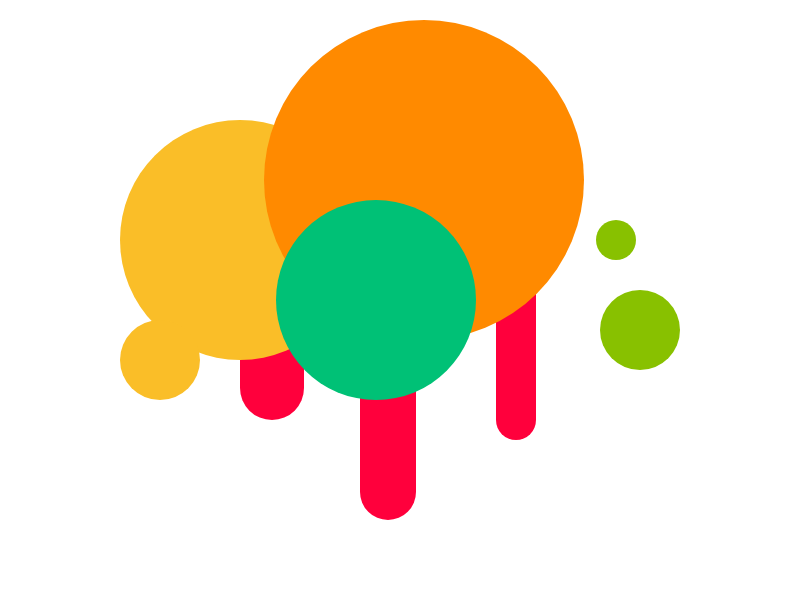
Frame 1 (no input)
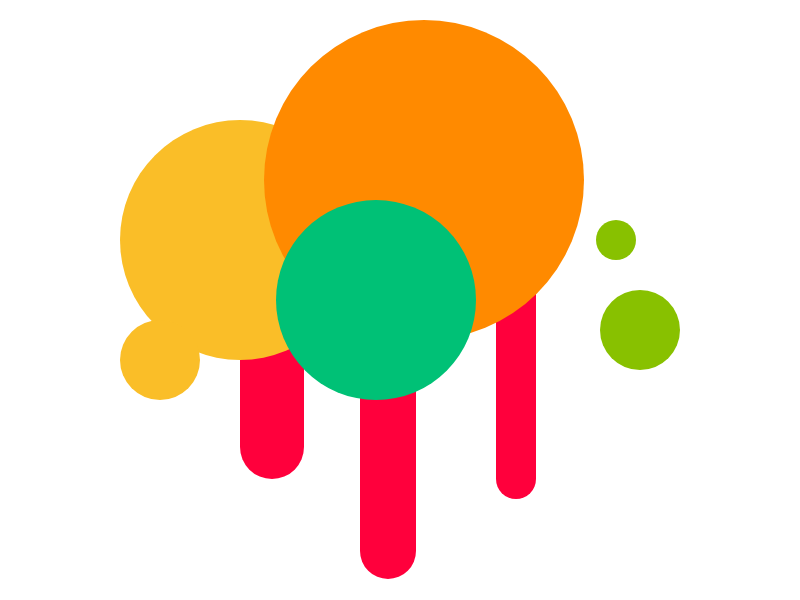
Frame 60 (no input)
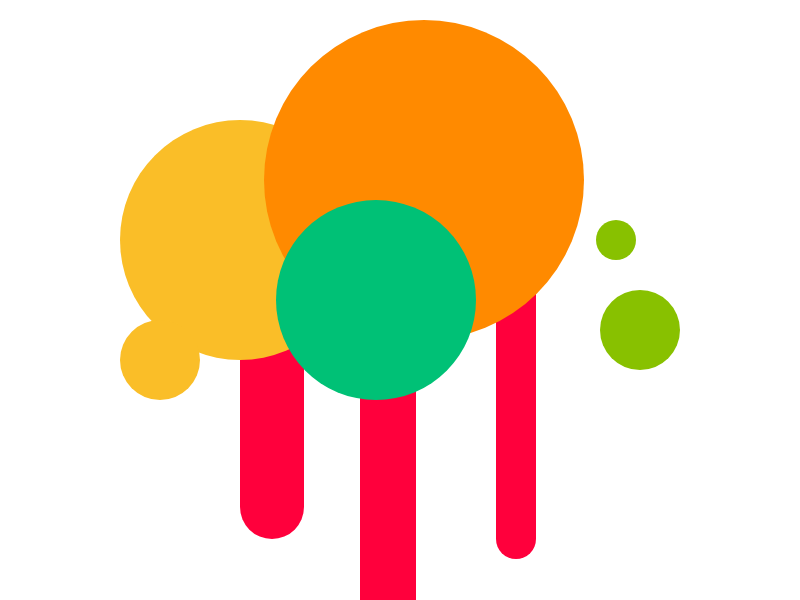
Frame 120 (the mouse pressed at the canvas centre since frame 60)

The p5.js sketch that drew these frames (run headless with seeded random() and noise() and a simulated clock; from frame 60 on, the mouse is pressed at the canvas centre):

// p5.js sketch
// ── sketch.js
//Jason Toy http://jtoy.net
function setup(){
  y=0
  paints=[]
  colors = [color(255,138,0),color(136,193,0),color(255,0,60),color(250,190,40),color(0,193,118)]
}
function draw(){
  createCanvas(displayWidth,displayHeight)
  translate(width/2-w(.2),h(.4))
  fill(255,0,60)
  noStroke()
  rect(0,0,w(.08),h(.30)+y,60)
  rect(w(.15),0,w(.07),w(.35)+y,50)
  rect(w(.32),0,w(.05),w(.25)+y,20)
  fill(250,190,40)
  ellipse(0,0,w(.30),w(.30))
  fill(255,138,0)
  ellipse(w(.23),h(-.10),w(.40),w(.40))
  fill(0,193,118)

  ellipse(w(.17),h(.10),w(0.25),w(.25))

  fill(250,190,40)
  ellipse(-w(.1),h(.2),w(.10),w(.10))
  fill(136,193,0)
  ellipse(w(.50),h(.15),w(.10),w(.10))
  ellipse(w(.47),0,w(.05),w(.05))
  fill(136,193,0)
  for(i=0;i<paints.length;i+=5){
    fill(paints[i+2])
    ellipse(paints[i],paints[i+1],paints[i+4],paints[i+4])
    rect(paints[i],paints[i+1],paints[i+4]/3,h(.01)+paints[i+3],50)
    paints[i+3] = paints[i+3]+1
  }
  y+=1
}
function w(v=1){
  return width * v
}
function h(v=1){
  return height * v    
}
function mouseClicked(){
  paints.push(mouseX-(width/2-w(.2)))
  paints.push(mouseY-h(.4))
  paints.push(colors[Math.floor(Math.random()*colors.length)])
  paints.push(0)
  paints.push(random(20,w(0.25)))
}
